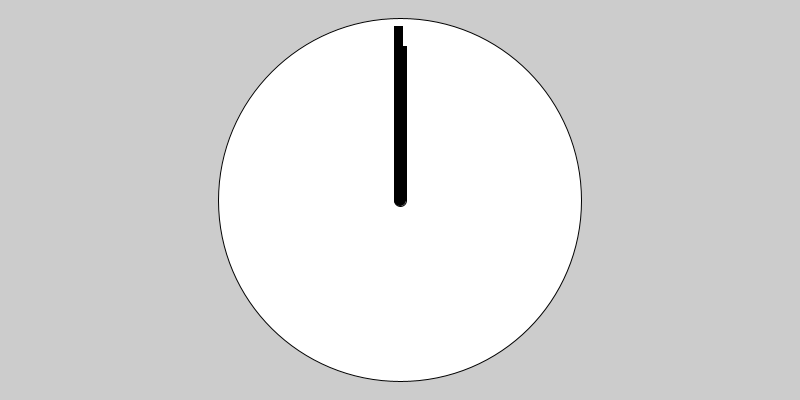
Frame 1 (no input)
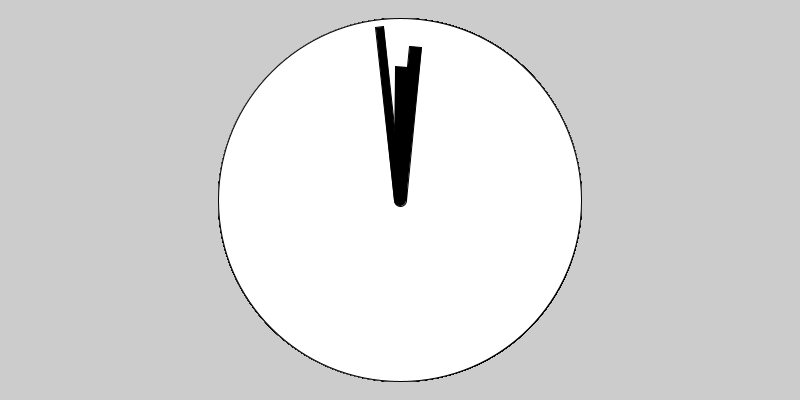
Frame 60 (the mouse pressed at the canvas centre just before this capture)
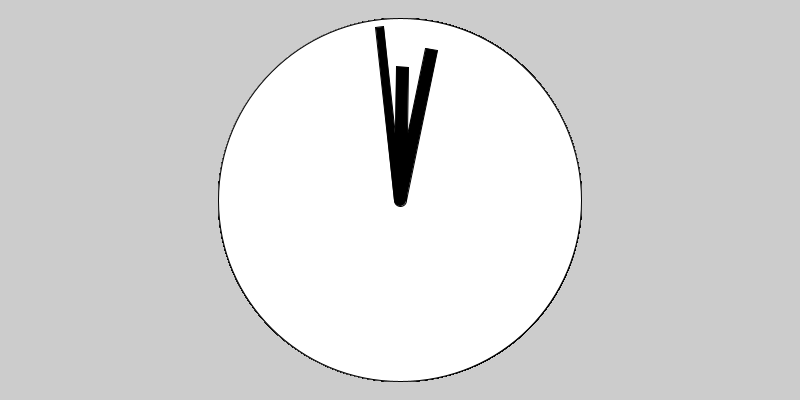
Frame 120 (the mouse held since frame 60 and released just before this capture)

The Processing sketch that drew these frames (run headless with seeded random() and noise(); from frame 60 on, the mouse is pressed at the canvas centre):

// Processing sketch: clock_pde
// ── clock_pde.pde
float angle = 0;

void setup()
{
  size (800,400);
}

void draw()
{
  translate(width/2, height/2);//moves (0,0) to center of screen
  fill(255);
  circle(0,0,height/10);  circle(0,0,height/1.1);//centered circle (0,0)
  fill(0);
  circle(0,0,height/32); //center black circle
  
  pushMatrix();
  rotate(radians(angle*60));
  rect(-height/64,0,height/50,-height/2.3);  //second hand
  popMatrix();
  
  pushMatrix();
  rotate(radians(angle));
  rect(-height/64,0,height/32,-height/2.6);  //minute hand
  popMatrix();

  pushMatrix();
  rotate(radians(angle/12));
  rect(-height/64,0,height/32,-height/3);  //hour hand
  popMatrix();
  
  angle = angle + .1;
  
}
